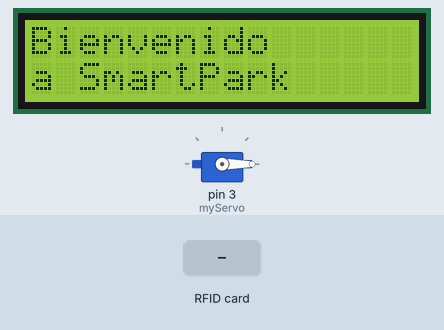
Bench run of a sketch on a simulated Arduino Uno, built with avr-gcc and run on an emulated ATmega328P. Parts: 16×2 character LCD, servo. The test bench sets the inputs (shaded band). What the sketch prints to the serial monitor is not drawn.

Above: at 1.3 s.
1.4 s: RFID card 5E 7A 19 C4 held to the reader
At 1.8 s:
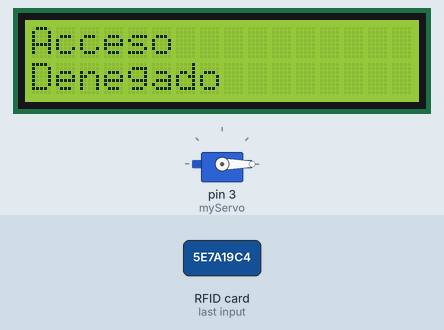
Timing chart, 0 to 4.4 s (numbered marks = the images above; inputs shaded):
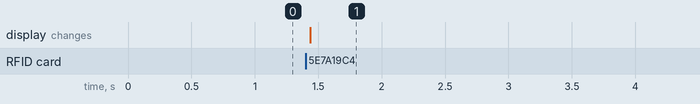

The sketch:

LECTORRFID-FINALBUENO.ino
```cpp
#include <SPI.h>
#include <MFRC522.h>
#include "pantalla.h"
#include "servo.h"


#define RST_PIN 9  // Configurable
#define SS_PIN 10  // Configurable

MFRC522 mfrc522(SS_PIN, RST_PIN);  // Crear instancia MFRC522
String cadena = "inicial";
int inicio = 0;
int indice = 0;


void setup() {
  Serial.begin(9600);  // Inicializar comunicación serial
  SPI.begin();         // Iniciar bus SPI
  mfrc522.PCD_Init();  // Inicializar el lector RFID
  setupLcd();
  setupServo();
}

void loop() {
   if (Serial.available() > 0) {  // Verifica si hay datos disponibles
        String data = Serial.readString();  // Lee los datos recibidos
        cadena = data;
        Serial.println(data);

    }


  // Verificar si hay una nueva tarjeta
  if (!mfrc522.PICC_IsNewCardPresent()) {
    return;
  }

  // Intentar leer la tarjeta
  if (!mfrc522.PICC_ReadCardSerial()) {
    return;
  }

  // Crear una cadena para almacenar el UID completo
  String uid = "";
  for (byte i = 0; i < mfrc522.uid.size; i++) {
    if (mfrc522.uid.uidByte[i] < 0x10) {
      uid += "0";  // Añadir un cero si es menor a 16
    }
    uid += String(mfrc522.uid.uidByte[i], HEX);  // Concatenar en hexadecimal
  }

  // Imprimir el UID en el monitor serial
  Serial.println(uid);

  checkArray(uid);

  // // Mostrar el UID en el LCD
  // lcd.clear();  // Limpiar pantalla
  // lcd.setCursor(0, 0);
  // lcd.print("No. RFID:");
  // lcd.setCursor(0, 1);
  // lcd.print(uid);

  //  Mostrar el UID en el LCD
  // lcd.clear();  // Limpiar pantalla
  // lcd.setCursor(0, 0);
  // lcd.print("Tarjeta Rfid");
  // lcd.setCursor(0, 1);
  // lcd.print("Leida y enviada");

  delay(2000);

  // lcd.clear();  // Limpiar pantalla
  // lcd.setCursor(0,0);
  // lcd.print("Acerca la");
  // lcd.setCursor(0,1);
  // lcd.print("tarjeta a leer");

  // Detener comunicación con la tarjeta
  mfrc522.PICC_HaltA();
}

void checkArray(String rfid){
      Serial.println("CHECK ARRAY 1");
  while ((indice = cadena.indexOf(',', inicio)) != -1) {
    String palabra = cadena.substring(inicio, indice); // Extraer la palabra
    Serial.println("---------------------------------------------------------------");
    Serial.println(palabra);
    Serial.println(rfid);
    if (palabra == rfid){
      mostrarInfo("Acceso", "Autorizado");
      Serial.println("OK");
      levantarServo();
      bajarServo();
    }
    inicio = indice + 1; // Mover el inicio al siguiente segmento
  }
  Serial.println("CHECK ARRAY 2");
  // Imprimir el último segmento (después de la última coma)
  String ultimaPalabra = cadena.substring(inicio);
  ultimaPalabra.trim();
    Serial.println(ultimaPalabra);
    Serial.println(rfid);
  if (ultimaPalabra == rfid){
    mostrarInfo("Acceso", "Autorizado");
    levantarServo();
    bajarServo();
    Serial.println("OKULTIMO");
    delay(2000);
   }
  else{
    mostrarInfo("Acceso", "Denegado");
  }
}
```

pantalla.h
```cpp
#include <Wire.h>
#include <LiquidCrystal_I2C.h>

//CONEXION: SDA al A4 del arduino y el SCL al A5
LiquidCrystal_I2C lcd(0x27,16,2);  // set the LCD address to 0x27 for a 16 chars and 2 line display

void bienvenida(){
  lcd.setCursor(0,0);
  lcd.print("Bienvenido");
  lcd.setCursor(0,1);
  lcd.print("a SmartPark");
}

void setupLcd(){
  lcd.init(); //para la pantalla
  lcd.backlight(); //para la pantalla
  bienvenida();
}

void mostrarInfo(String renglon1, String renglon2)
{
  lcd.clear();
  lcd.setCursor(0,0);
  lcd.print(renglon1);
  lcd.setCursor(0,1);
  lcd.print(renglon2);
  delay(3000);
  lcd.clear();
  bienvenida();
}
```

servo.h
```cpp
#include <Servo.h>

Servo myServo;  // Crea un objeto Servo

// CONEXION: el servo tiene 3 cables, naranja que es el de datos y se conecta a un digital, rojo que es el de alimentacion va al 5V y el cafe que va al ground
void setupServo(){
  myServo.attach(3);  // Conecta el servo al pin 9
  myServo.write(0);   // Coloca el servo en 0°
}

void levantarServo() {
  myServo.write(90);
  // Serial.println("levantado");
  delay(5000);

}

void bajarServo(){
  myServo.write(0);
  // Serial.println("bajado");
  delay(1000);
}
```

Measured:
- after the input at 1.4 s, the display: changes at once (image 1)
